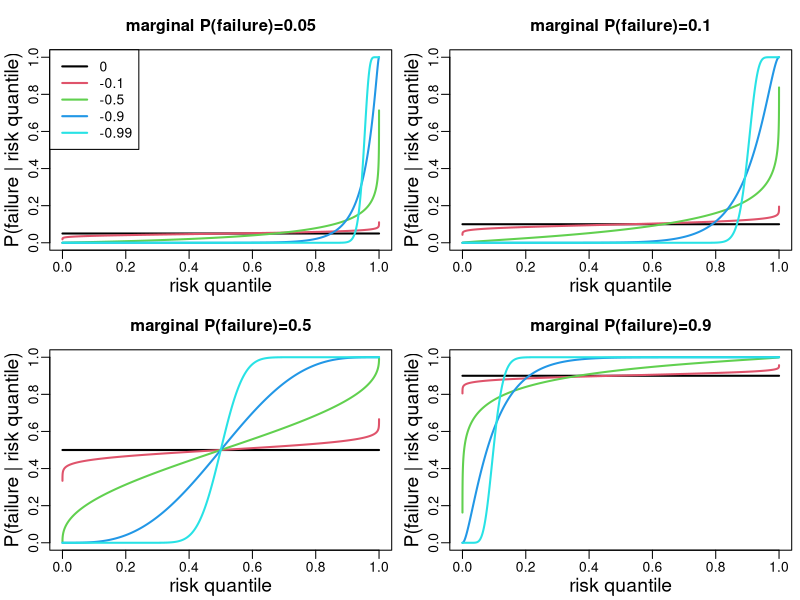

Reproduce this figure in R.
# This R code generates Figure 2

gauscopula <- function(g, uh, rho)
  return( pnorm( ( qnorm(g) - rho * qnorm(uh) ) / sqrt(1 - rho^2) ) )

uhval <- seq(0.00001, 0.99999, 0.00001)

marg.prob.vals <- c(0.05, 0.1, 0.5, 0.9)
rho <- - c(0, 0.1, 0.5, 0.9, 0.99)
nrho <- length(rho)
prob.rho <- matrix(0, nrow=length(uhval), ncol=length(rho))

pdf("copulaplots.pdf")

par(mfrow=c(2,2))
par(mgp=c(1.7, 0.5, 0), mar=c(3, 3, 3, 0.5))

for (marg.prob in marg.prob.vals) {
  for (j in 1:nrho)
    prob.rho[,j] <- gauscopula(marg.prob, uhval, rho[j])
  plot(uhval, prob.rho[,1], type="l", lwd=2, xlim=c(0,1), ylim=c(0,1),
    xlab="risk quantile", ylab="P(failure | risk quantile)", cex.lab=1.4)
  for (j in 2:nrho)
    lines(uhval, prob.rho[,j], col=j, lwd=2)
  title(paste0("marginal P(failure)=", marg.prob))
  if (marg.prob==0.05)
    legend("topleft", lty=rep(1, nrho), lwd=2, col=c(1:nrho), legend=rho)
}

dev.off()
